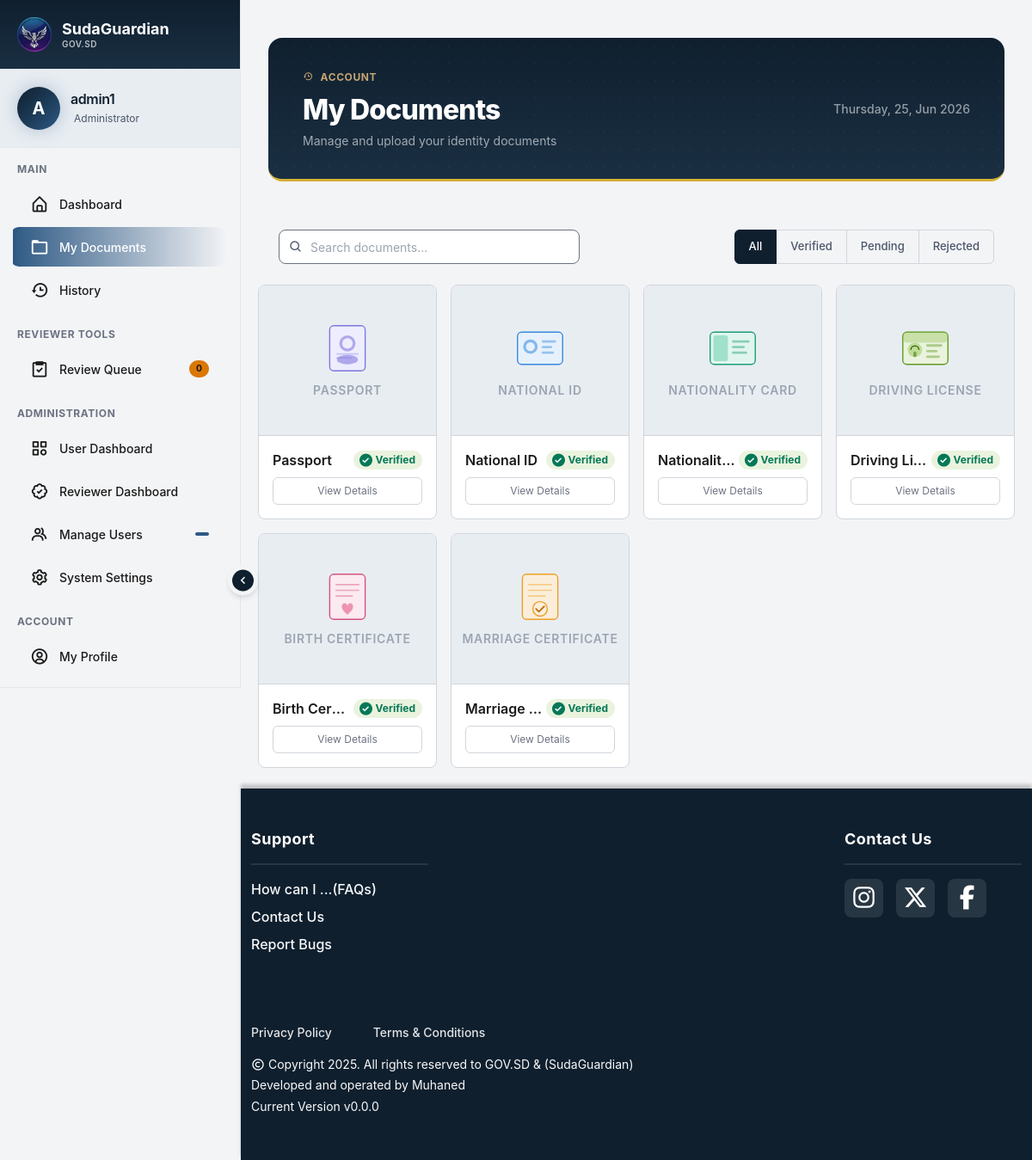
Screenshot of /my-documents (signed in) with the database file from the repository.
### tables this page shows
CREATE TABLE users (
    id INTEGER PRIMARY KEY AUTOINCREMENT,
    username TEXT NOT NULL UNIQUE,
    password_hash TEXT,
    national_id_hash TEXT NOT NULL,
    full_name TEXT NOT NULL,
    birthdate TEXT,
    contact_email TEXT NOT NULL UNIQUE,
    contact_phone TEXT NOT NULL UNIQUE,
    verification_status TEXT NOT NULL DEFAULT 'verified',
    verified_at DATETIME NOT NULL,
    national_id_fast TEXT NOT NULL UNIQUE,
    role TEXT CHECK (role IN ('admin', 'user', 'reviewer')) NOT NULL
    , profile_picture TEXT, address TEXT, email_verified INTEGER NOT NULL DEFAULT 1);

CREATE TABLE documents (
id INTEGER PRIMARY KEY AUTOINCREMENT,
user_id INTEGER NOT NULL,
document_type TEXT NOT NULL,
document_number TEXT,
original_filename TEXT,
file_path TEXT UNIQUE,
mimetype TEXT,
size INTEGER,
uploaded_at DATETIME,
has_file INTEGER DEFAULT 0,
status TEXT DEFAULT 'not_uploaded' CHECK(status  IN ('not_uploaded', 'pending', 'verified', 'rejected', 'correction_requested')),
issued DATETIME,
approved_at DATETIME,
qr_token,
updated_at,
name TEXT,
FOREIGN KEY (user_id) REFERENCES users(id) ON DELETE CASCADE);

### app.py (the view)
@app.route("/my-documents")
@login_required
def my_documents():
    docs = {}
    for doc_type, doc_name in STANDARD_DOCUMENTS.items():
        docs[doc_type] = {
            "id": None,
            "name": doc_name,
            "type": doc_type,
            "status": "not_uploaded",
            "issued": "-",
            "has_file": False,
            "file_url": None,
            "qr_link": None
        }
    user_docs = Document.get_by_user(current_user.id)
    if user_docs:
        for row in user_docs:
            doc_type = row.document_type
            if doc_type in docs:
                docs[doc_type].update({
                    "id": row.id,
                    "status": row.status,
                    "issued": row.issued or "-",
                    "has_file": bool(row.has_file),
                    "file_url": url_for("static", filename=row.file_path) if row.file_path else None,
                    "qr_link": url_for("verify_document", token=row.qr_token, _external=True) if row.qr_token else None,
                })
    return render_template("my_documents.html", docs=list(docs.values()))

### app.py (called while the page is built)
@login_manager.user_loader
def load_user(user_id):
    return User.get_by_id(int(user_id))

### models.py (called while the page is built)
    @staticmethod
    def get_by_id(user_id):
        result = db.execute("SELECT * FROM users WHERE id = ?", user_id)
        if result:
            row = result[0]
            return User(
                id=row["id"],
                username=row["username"],
                password=row["password_hash"],
                national_id=row["national_id_hash"],
                full_name=row["full_name"],
                birthdate=row["birthdate"],
                contact_email=row["contact_email"],
                contact_phone=row["contact_phone"],
                verification_status=row["verification_status"],
                verified_at=row["verified_at"],
                national_id_fast=row["national_id_fast"],
                role=row["role"]
            )
        return None

### templates/my_documents.html (shortened to what this page needs)
{% extends "layout.html" %}
{% block content %}
<div class="my-documents-wrapper">
    <div class="my-documents-container container py-4">
        <div class="page-header">
            <div class="page-header-inner">
                <div>
                    <p class="page-eyebrow">
                        <i class='bx bx-history'></i> Account
                    </p>
                    <h1 class="page-title">
                        My Documents
                    </h1>
                    <p class="page-sub">
                        Manage and upload your identity documents
                    </p>
                </div>
                <div class="page-header-meta" id="Date"></div>
            </div>
        </div>
    </div>
    <div
        class="my-documents-controls-conainer d-flex justify-content-center justify-content-md-between align-items-center px-4 mb-4 flex-wrap gap-4">
        <div class="search-wrap">
            <i class='bx bx-search'></i>
            <input type="text" id="searchInput" placeholder="Search documents..." autocomplete="off">
        </div>
        <div class="filter-group btn-group">
            <button class="btn active" data-filter="all">All</button>
            <button class="btn" data-filter="verified">Verified</button>
            <button class="btn" data-filter="pending">Pending</button>
            <button class="btn" data-filter="rejected">Rejected</button>
        </div>
    </div>
    <div class="row g-3" id="docGrid">
        {% for doc in docs %}
        <div class="col-6 col-md-4 col-lg-3" data-status="{{ doc.status }}" data-name="{{ doc.name | lower }}">
            <div class="doc-card h-100">
                <div class="card-thumb {% if not doc.has_file %}empty{% endif %} ">
                    {% if doc.has_file %}
                    <span class="type-lbl">{{ doc.name }}</span>
                    {% else %}
                    <i class='bx bx-file-blank'></i>
                    <span class="type-lbl">No file uploaded yet</span>
                    {% endif %}
                </div>
                <div class="p-3 d-flex flex-column gap-2">
                    <div class="d-flex align-items-center justify-content-between gap-1">
                        <span class="doc-name">{{ doc.name }}</span>
                        <span
                            class="badge my-documents-badge-{{ doc.status }} d-inline-flex align-items-center gap-1 rounded-pill px-2 py-1">
                            <span class="my-documents-status-dot dot-{{ doc.status }}">
                                {% if doc.status == 'verified' %}
                                <i class='bx bxs-check-circle'></i>
                                {% endif %}
                            </span>
                            {{ doc.status | capitalize }}
                        </span>
                    </div>
                    <div class="d-flex gap-2">
                        {% if doc.has_file %}
                        <button class="btn btn-doc-outline flex-fill rounded-2" data-bs-toggle="modal"
                            data-bs-target="#docModal" data-id="{{ doc.id }}">View Details</button>
                        {% else %}
                        <a href="{{ url_for('upload_document', type=doc.type) }}"
                            class="btn-doc-upload flex-fill rounded-2 text-center text-decoration-none text-light">
                            Upload
                        </a>
                        {% endif %}
                    </div>
                </div>
            </div>
        </div>
        {% else %}
        <div class="col-12 text-center py-5 text-secondary">
            <i class='bx bx-folder-open d-block mb-2'></i>
            No documents found
        </div>
        {% endfor %}
    </div>
</div>
</div>
{% endblock %}

### templates/sidebar.html (shortened to what this page needs)
{% block head %}
<link rel="stylesheet" href="{{ url_for('static', filename='css/sidebar.css') }}">
{% endblock %}
<aside class="offcanvas-lg offcanvas-start sidebar collapsed" id="sidebar">
    <div class="sidebar-header">
        <div class="sidebar-brand">
            <img src="{{ url_for('static', filename='logo.png') }}" alt="SudaGuardian Logo" class="sidebar-logo">
            <div class="sidebar-brand-text">
                <span class="sidebar-name">SudaGuardian</span>
                <span class="sidebar-subtitle">GOV.SD</span>
            </div>
        </div>
    </div>
    <div class="sidebar-user">
        <div class="user-avatar">
            <span>{{ current_user.username[:1].upper() }}</span>
        </div>
        <div class="user-info">
            <h6 class="user-name">{{ current_user.username }}</h6>
            <span class="user-role">
                {% if current_user.role == 'admin' %}
                 Administrator
                {% elif current_user.role == 'reviewer' %}
                <i class='bx bx-check-circle'></i> Document Reviewer
                {% else %}
                <i class='bx bx-user'></i> Citizen
                {% endif %}
            </span>
        </div>
    </div>
    <div class="sidebar-menu">
        <div class="menu-section">
            <span class="menu-section-title">Main</span>
            <a href="/{{ current_user.role }}-dashboard" class="menu-item">
                <i class='bx bx-home-alt'></i>
                <span class="menu-text">Dashboard</span>
            </a>
            <a href="{{ url_for('my_documents') }}" class="menu-item">
                <i class='bx bx-folder'></i>
                <span class="menu-text">My Documents</span>
            </a>
            <a href="{{ url_for('history') }}" class="menu-item">
                <i class='bx bx-history'></i>
                <span class="menu-text">History</span>
            </a>
        </div>
        {% if current_user.role == 'reviewer' or current_user.role == 'admin' %}
        <div class="menu-section">
            <span class="menu-section-title">Reviewer Tools</span>
            <a href="{{ url_for('review_queue') }}" class="menu-item">
                <i class='bx bx-task'></i>
                <span class="menu-text">Review Queue</span>
                <span class="menu-badge badge-warning">{{ pending_users|length }}</span>
            </a>
        </div>
        {% endif %}
        {% if current_user.role == 'admin' %}
        <div class="menu-section">
            <span class="menu-section-title">Administration</span>
            <a href="{{ url_for('user_dashboard') }}" class="menu-item">
                <i class="bx bx-category"></i>
                <span class="menu-text">User Dashboard</span>
            </a>
            <a href="{{ url_for('reviewer_dashboard') }}" class="menu-item">
                <i class="bx bx-badge-check"></i>
                <span class="menu-text">Reviewer Dashboard</span>
            </a>
            <a href="{{ url_for('manage_users') }}" class="menu-item">
                <i class='bx bx-group'></i>
                <span class="menu-text">Manage Users</span>
                <span class="menu-badge">{{ total_users }}</span>
            </a>
            <a href="{{ url_for('system_settings') }}" class="menu-item">
                <i class='bx bx-cog'></i>
                <span class="menu-text">System Settings</span>
            </a>
        </div>
        {% endif %}
        <div class="menu-section">
            <span class="menu-section-title">Account</span>
            <a href="{{ url_for('my_profile') }}" class="menu-item">
                <i class='bx bx-user-circle'></i>
                <span class="menu-text">My Profile</span>
            </a>
            <a href="{{ url_for('help_and_support') }}" class="menu-item">
            </a>
        </div>
    </div>
    <div class="sidebar-footer">
    </div>
</aside>
<button class="sidebar-toggle-btn d-none d-lg-flex" id="sidebarToggle">
    <i class="bx bx-chevron-right" id="toggleIcon"></i>
</button>

### static/css/sidebar.css (style rules this page uses)
.sidebar { display: flex; flex-direction: column; width: 280px; height: 100vh; overflow: hidden; background: var(--bg-secondary); border-right: 1px solid var(--border-secondary); transition: width 0.3s ease; }
@media (min-width: 992px) { .sidebar { position: fixed; top: 0; left: 0; z-index: 1030; } }
.sidebar-header { flex-shrink: 0; height: 0; padding: var(--space-5); overflow: hidden; opacity: 0; background: var(--gradient-navy-subtle); border-bottom: 1px solid var(--border-secondary); transition: opacity 0.3s ease, height 0.3s ease; }
.sidebar:not(.collapsed) .sidebar-header { height: auto; opacity: 1; }
.sidebar-brand { display: flex; align-items: center; gap: var(--space-3); }
.sidebar-logo { flex-shrink: 0; width: 40px; height: 40px; border-radius: var(--radius-md); }
.sidebar-brand-text { display: flex; flex-direction: column; white-space: nowrap; line-height: 1.2; }
.sidebar-name { color: var(--text-light); font-family: var(--font-heading); font-size: var(--text-lg); font-weight: var(--weight-bold); }
.sidebar-subtitle { color: rgba(255, 255, 255, 0.7); font-size: 0.625rem; font-weight: var(--weight-semibold); letter-spacing: var(--tracking-wider); text-transform: uppercase; }
.sidebar-user { display: flex; align-items: center; flex-shrink: 0; gap: var(--space-3); padding: var(--space-5); background: var(--bg-tertiary); border-bottom: 1px solid var(--border-secondary); }
.user-avatar { display: flex; align-items: center; justify-content: center; flex-shrink: 0; width: 50px; height: 50px; background: var(--gradient-navy); border-radius: var(--radius-full); color: var(--text-light); font-size: var(--text-xl); font-weight: var(--weight-bold); box-shadow: var(--shadow-glow); }
.user-info { flex: 1; min-width: 0; }
.user-name { margin: 0 0 0.25rem 0; color: var(--text-navy); font-size: var(--text-base); font-weight: var(--weight-semibold); white-space: nowrap; overflow: hidden; text-overflow: ellipsis; }
.user-role { display: flex; align-items: center; gap: var(--space-1); color: var(--text-secondary); font-size: var(--text-xs); }
.sidebar-menu { flex: 1; min-height: 0; padding: var(--space-4) 0; overflow-y: auto; overflow-x: hidden; scrollbar-gutter: stable; }
.menu-section { margin-bottom: var(--space-5); }
.menu-section-title { display: block; margin-bottom: var(--space-2); padding: 0 var(--space-5); color: var(--text-muted); font-size: var(--text-xs); font-weight: var(--weight-bold); text-transform: uppercase; letter-spacing: var(--tracking-wider); white-space: nowrap; }
.menu-item { position: relative; display: flex; align-items: center; gap: var(--space-3); margin: 4px 12px; padding: var(--space-3) var(--space-5); color: var(--text-primary); font-size: var(--text-sm); font-weight: var(--weight-medium); text-decoration: none; border-left: 3px solid transparent; border-radius: 10px; transition: all var(--transition-base); }
.menu-item.active { background: linear-gradient(90deg, var(--primary-blue), transparent); color: var(--text-light); box-shadow: inset 4px 0 0 var(--primary-blue); }
.menu-item i { flex-shrink: 0; min-width: 22px; font-size: 22px; }
.menu-text { white-space: nowrap; }
.menu-badge { margin-left: auto; padding: 2px 8px; background: var(--primary-blue); border-radius: var(--radius-full); color: var(--text-light); font-size: 0.65rem; font-weight: var(--weight-bold); white-space: nowrap; }
.menu-badge.badge-warning { background: var(--warning); color: var(--text-primary); }
.sidebar-footer { flex-shrink: 0; height: 0; padding: var(--space-4); overflow: hidden; opacity: 0; background: var(--bg-tertiary); border-top: 1px solid var(--border-secondary); transition: opacity 0.3s ease, height 0.3s ease; }
.sidebar:not(.collapsed) .sidebar-footer { height: 0; padding: 0; opacity: 1; }
.sidebar-toggle-btn { position: fixed; top: 50%; left: 65px; z-index: 1050; display: flex; align-items: center; justify-content: center; width: 35px; height: 35px; transform: translateY(-50%); background: var(--button-primary); border: 5px solid var(--bg-primary); border-radius: var(--radius-full); color: var(--text-light); box-shadow: var(--shadow-md); cursor: pointer; transition: left 0.3s ease, transform 0.3s ease; }
.sidebar:not(.collapsed) ~ .sidebar-toggle-btn { left: 265px; }
.sidebar-toggle-btn i { font-size: 18px; transition: transform 0.3s ease; }
.sidebar:not(.collapsed) ~ .sidebar-toggle-btn i { transform: rotate(180deg); }

### rows the page displays
users: username "A", username "admin1"
documents: name "PASSPORT", name "Passport", status "Verified"
documents: name "NATIONAL ID", name "National ID", status "Verified"
documents: name "NATIONALITY CARD", name "Nationalit…", status "Verified"
documents: name "DRIVING LICENSE", name "Driving Li…", status "Verified"
documents: name "BIRTH CERTIFICATE", name "Birth Cert…", status "Verified"
documents: name "MARRIAGE CERTIFICATE", name "Marriage…", status "Verified"

### other values shown
{{ pending_users|length }} "0"
